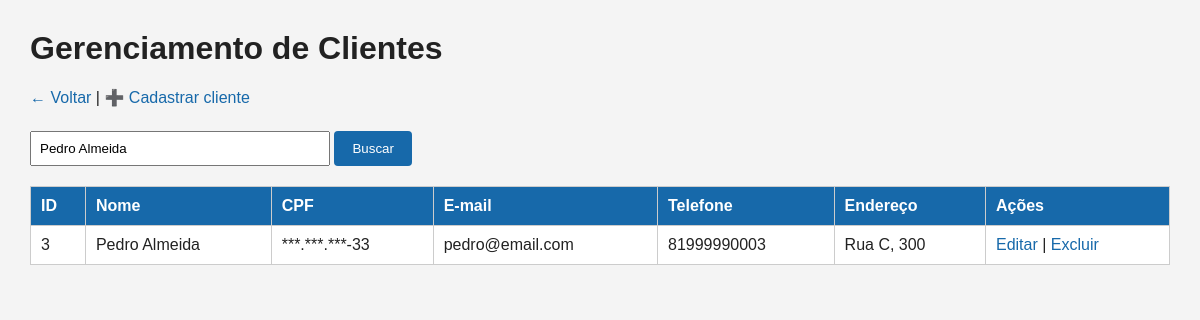
The page /clientes.php?busca=Pedro Almeida (signed in) on the database its author committed.
### tables this page shows
CREATE TABLE clientes (
    id INT AUTO_INCREMENT PRIMARY KEY,
    nome VARCHAR(150) NOT NULL,
    cpf VARCHAR(255) NOT NULL,
    email VARCHAR(150) NOT NULL,
    telefone VARCHAR(20),
    endereco VARCHAR(255),
    criado_em TIMESTAMP DEFAULT CURRENT_TIMESTAMP
);

### conexao.php (called while the page is built, shortened)
<?php
function e($valor)
{
    return htmlspecialchars((string) $valor, ENT_QUOTES, "UTF-8");
}
function cpf_chave()
{
    return hash("sha256", CHAVE_CPF, true);
}
function cpf_descriptografar($valor)
{
    $dados = base64_decode((string) $valor, true);
    $cpf = openssl_decrypt(
        substr($dados, 16),
        "AES-256-CBC",
        cpf_chave(),
        OPENSSL_RAW_DATA,
        substr($dados, 0, 16)
    );
    return $cpf === false ? "" : $cpf;
}
function cpf_mascarar($valor)
{
    $cpf = cpf_descriptografar($valor);
    return strlen($cpf) === 11 ? "***.***.***-" . substr($cpf, -2) : "—";
}

### clientes.php (the view, shortened to what this page needs)
<?php
require_once "auth.php";
$busca = trim($_GET["busca"] ?? "");
if ($busca !== "") {
    $stmt = $pdo->prepare("
        SELECT * FROM clientes
        WHERE nome LIKE ? OR email LIKE ? OR telefone LIKE ?
        ORDER BY nome
    ");
    $termo = "%" . $busca . "%";
    $stmt->execute([$termo, $termo, $termo]);
} else {
    $stmt = $pdo->query("SELECT * FROM clientes ORDER BY nome");
}
$clientes = $stmt->fetchAll();
?>
<!DOCTYPE html>
<html lang="pt-br">
<head>
<link rel="stylesheet" href="estilo.css">
</head>
<body>
<h1>Gerenciamento de Clientes</h1>
<div class="topo">
    <a href="index.php">← Voltar</a> |
    <a href="cliente_inserir.php">➕ Cadastrar cliente</a>
</div>
<form method="GET" class="topo">
    <input type="text" name="busca" style="width:300px"
           placeholder="Digite nome, e-mail ou telefone"
           value="<?= e($busca) ?>">
    <button type="submit">Buscar</button>
</form>
<table>
<tr>
    <th>ID</th>
    <th>Nome</th>
    <th>CPF</th>
    <th>E-mail</th>
    <th>Telefone</th>
    <th>Endereço</th>
    <th>Ações</th>
</tr>
<?php foreach ($clientes as $cliente): ?>
<tr>
    <td><?= (int) $cliente["id"] ?></td>
    <td><?= e($cliente["nome"]) ?></td>
    <td><?= e(cpf_mascarar($cliente["cpf"])) ?></td>
    <td><?= e($cliente["email"]) ?></td>
    <td><?= e($cliente["telefone"]) ?></td>
    <td><?= e($cliente["endereco"]) ?></td>
    <td>
        <a href="cliente_editar.php?id=<?= (int) $cliente["id"] ?>">Editar</a>
        |
        <a href="cliente_deletar.php?id=<?= (int) $cliente["id"] ?>"
           onclick="return confirm('Deseja realmente excluir este cliente?')">Excluir</a>
    </td>
</tr>
<?php endforeach; ?>
</table>
</body>
</html>

### estilo.css (style rules this page uses)
body { font-family: Arial, sans-serif; margin: 0; padding: 30px; background: #f4f4f4; color: #222; }
h1 { margin-top: 0; }
a { color: #1769aa; text-decoration: none; }
table { width: 100%; border-collapse: collapse; background: white; }
th, td { border: 1px solid #ccc; padding: 10px; text-align: left; }
th { background: #1769aa; color: white; }
input, select { padding: 8px; width: 100%; box-sizing: border-box; margin-top: 4px; }
button { padding: 10px 18px; background: #1769aa; color: white; border: 0; border-radius: 4px; cursor: pointer; }
.topo { margin-bottom: 20px; }

### rows shown on the page
clientes: id "3", nome "Pedro Almeida", cpf "***.***.***-33", email "pedro@email.com", telefone "81999990003", endereco "Rua C, 300"
